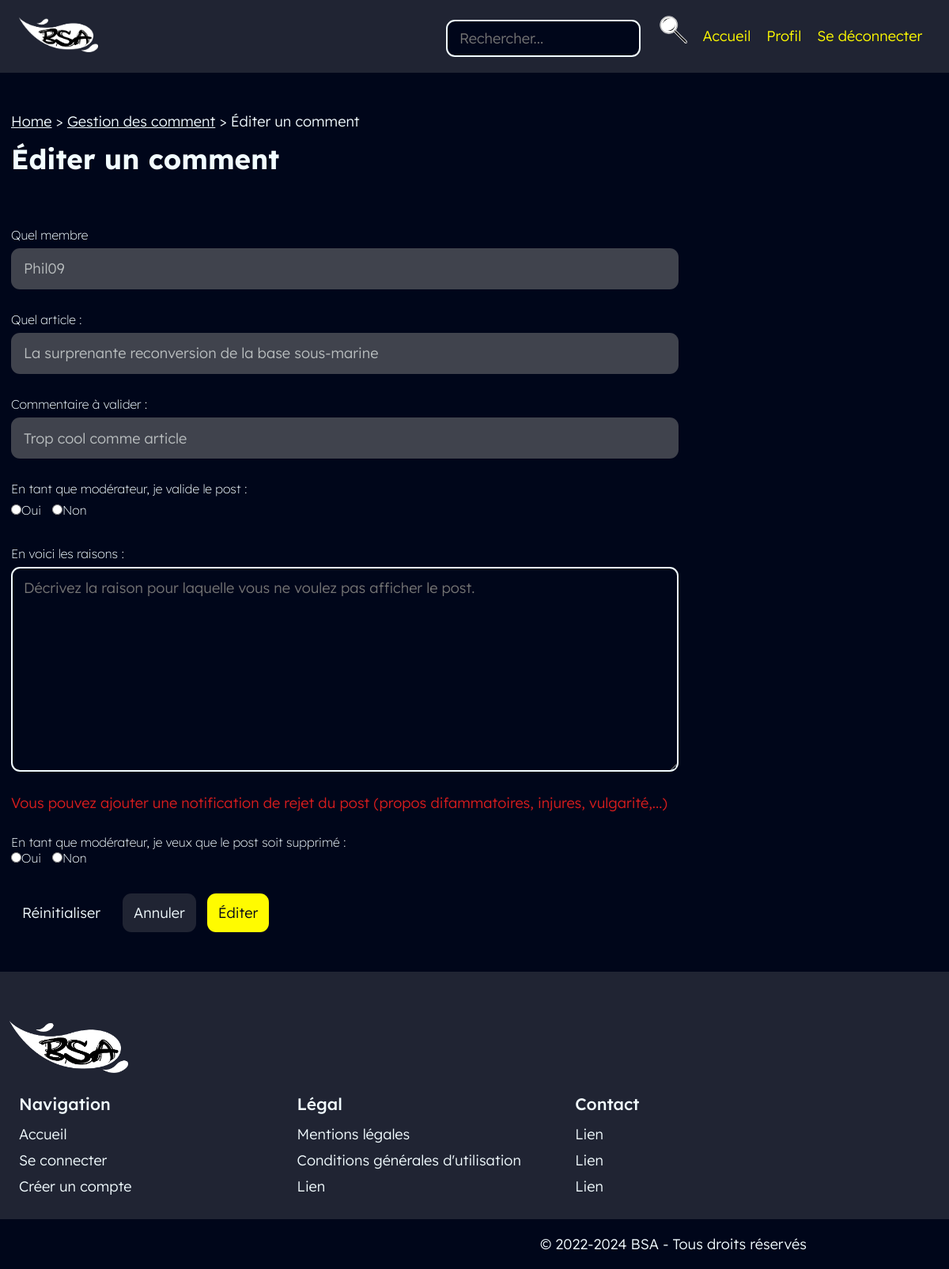
/back/comment/updateComment.php?idCom=1&idArt=1 (signed in), run on the app's committed database.
### tables this page shows
create table membre
(
   numMemb int(10) not null auto_increment,  
   prenomMemb varchar(70) not null,
   nomMemb varchar(70) not null,
   pseudoMemb varchar(70) not null,
   passMemb varchar(70) not null,
   eMailMemb varchar(100) not null,
   dtCreaMemb timestamp DEFAULT CURRENT_TIMESTAMP ON UPDATE CURRENT_TIMESTAMP,
   accordMemb bool DEFAULT TRUE,
   idStat int(5) not null,                   
   primary key (numMemb)
);

create table article
(
   numArt int(8) not null auto_increment,    
   dtCreArt timestamp DEFAULT CURRENT_TIMESTAMP ON UPDATE CURRENT_TIMESTAMP,	 
   libTitrArt varchar(100),	    
   libChapoArt text(500),			 
   libAccrochArt varchar(100),	 
   parag1Art text(1200),			 
   libSsTitr1Art varchar(100),	 
   parag2Art text(1200),			 
   libSsTitr2Art varchar(100),	 
   parag3Art text(1200),			 
   libConclArt text(800),			 
   urlPhotArt varchar(70),			 
   numAngl varchar(8) not null,	 
   numThem varchar(8) not null,	 
   primary key (numArt)
);

create table comment
(
   numSeqCom int(10) not null,     
   numArt int(8) not null,         
   dtCreCom timestamp DEFAULT CURRENT_TIMESTAMP,  
   libCom text(600) not null,      
   attModOK bool default false,    
   dtModCom timestamp,    
   notifComKOAff text(300) default null,  
   delLogiq bool default false,    
   numMemb int(10) not null,       
   primary key (numSeqCom, numArt)
);

### util/member.php (called while the page is built, shortened)
<?php
require_once __DIR__ . '/../class_crud/membre.class.php';
function getLoggedMemberOrFalse() {
    $monMembre = new membre();
    $loggedMember = false;
    if(isset($_SESSION['member_id'])) {
        $potentialMember = $monMembre->get_1Membre($_SESSION['member_id']);
        if($potentialMember) {
            $loggedMember = $potentialMember;
        }
    }
    return $loggedMember;
}
?>

### CLASS_CRUD/comment.class.php (called while the page is built, shortened)
<?php
require_once __DIR__ . './likecom.class.php';
class comment{
	function get_1Comment($numSeqCom, $numArt){
		global $db;
		$query = 	'SELECT comment.*, membre.pseudoMemb, SUM(likecom.likeC) AS nblike FROM comment
					JOIN membre ON comment.numMemb=membre.numMemb
					LEFT JOIN likecom ON likecom.numSeqCom=comment.numSeqCom WHERE (likecom.numArt=comment.numArt OR comment.numArt=?) AND comment.numSeqCom=?
					GROUP BY comment.numSeqCom;';
		$request = $db->prepare($query);
		$request->execute([$numArt, $numSeqCom]);
		$result = $request->fetch();
		if(isset($request)) {
			return($result);
		} else {
			throw new ErrorException('Comment not found');
		}
	}
}

### CLASS_CRUD/membre.class.php (called while the page is built, shortened)
<?php
require_once __DIR__ . '../../connect/database.php';
class membre{
	function get_1Membre($numMemb){
		global $db;
		$db->beginTransaction();
		try {
			$query = 'SELECT * FROM membre INNER JOIN statut ON membre.idStat=statut.idStat WHERE numMemb=?;';
			$request = $db->prepare($query);
			$request->execute([$numMemb]);
			$result = $request->fetch();
			$db->commit();
			if(isset($request)) {
				return($result);
			} else {
				throw new ErrorException('Member not found');
			}
		}
		catch (PDOException $e) {
			$db->rollBack();
			$request->closeCursor();
			die('Erreur insert membre : ' . $e->getMessage());
		}
	}
}

### CLASS_CRUD/article.class.php (called while the page is built, shortened)
<?php
require_once __DIR__ . '/../connect/database.php';
class article{
	function get_1Article($numArt){
		global $db;
		try {
			$query = 'SELECT article.*, SUM(likeart.likeA) AS nbLikes FROM article
					LEFT JOIN likeart ON likeart.numArt=article.numArt WHERE article.numArt=?
					GROUP BY article.numArt';
			$request = $db->prepare($query);
			$request->execute([$numArt]);
			$result = $request->fetch();
			if(isset($request)) {
				return($result);
			} else {
				throw new ErrorException('Article not found');
			}
		}
		catch (PDOException $e) {
			$db->rollBack();
			$request->closeCursor();
			die('Erreur get 1 membre : ' . $e->getMessage());
		}
	}
}

### back/comment/updateComment.php (the view, shortened to what this page needs)
<?php
$submitBtn = "Éditer";
$pageCrud = "comment";
$pagePrecedent = "./$pageCrud.php";
require_once __DIR__ . '/../../util/index.php';
require_once __DIR__ . '/../../class_crud/comment.class.php';
require_once __DIR__ . '/../../class_crud/article.class.php';
require_once __DIR__ . '/../../class_crud/membre.class.php';
$monComment = new comment();
$monArticle = new article();
include __DIR__ . '/initComment.php';
include __DIR__ . '/../../layouts/back/head.php';
    $comment = $monComment->get_1Comment($_GET['idCom'],$_GET['idArt']);
    $numMemb = $comment['numMemb'];
    $numArt = $comment['numArt'];
    $libCom = $comment['libCom'];
    $membre = $monMembre->get_1Membre($numMemb);
    $article = $monArticle->get_1Article($numArt);
?>
<form
    class="admin-form"
    method="POST"
    action="<?= htmlspecialchars($_SERVER['PHP_SELF']); ?>?idCom=<?=$_GET['idCom']?>&idArt=<?=$_GET['idArt']?>"
    enctype="multipart/form-data"
    accept-charset="UTF-8"
>
    <div class="field">
        <label for="pseudoMemb">Quel membre</label>
        <input disabled name="pseudoMemb" id="pseudoMemb" size="80" maxlength="80" value="<?= $membre['pseudoMemb']; ?>" />
    </div>
    <div class="field">
        <label for="libTitrArt">Quel article :</label>
        <input disabled name="libTitrArt" id="libTitrArt" size="80" maxlength="80" value="<?= $article['libTitrArt']; ?>" />
    </div>
    <div class="field">
        <label for="libCom">Commentaire à valider :</label>
        <input disabled name="libCom" value="<?=$libCom?>" id="libCom" size="80" maxlength="80" />
    </div>
    <div class="field">
        <label for="attModOK">En tant que modérateur, je valide le post :</label>
        <div class="controls">
            <label><input type="radio" name="attModOK" value="1" />Oui</label>
            <label><input type="radio" name="attModOK" value="0" />Non</label>
        </div>
    </div>
    <div class="field">
        <label for="notifComKOAff">En voici les raisons :</label>
        <div class="controls">
            <textarea name="notifComKOAff" id="notifComKOAff" rows="10" cols="70" tabindex="70" placeholder="Décrivez la raison pour laquelle vous ne voulez pas afficher le post." ><?= $notifComKOAff; ?></textarea>
        </div>
    </div>
    <small class="error">Vous pouvez ajouter une notification de rejet du post (propos difammatoires, injures, vulgarité,...)</small>
    <div>
        <label for="delLogiq">En tant que modérateur, je veux que le post soit supprimé :</label>
        <div class="controls">
            <label><input type="radio" name="delLogiq" value="on" />Oui</label>
            <label><input type="radio" name="delLogiq" value="off" />Non</label>
        </div>
    </div>
    <div class="controls">
        <a class="btn btn-lg btn-text" title="Réinitialiser" href="<?= htmlspecialchars($_SERVER['PHP_SELF']); ?>?idCom=<?=$_GET['idCom']?>&idArt=<?=$_GET['idArt']; ?>">Réinitialiser</a>
        <a class="btn btn-lg btn-secondary" title="Annuler" href="<?=$pagePrecedent ?>">Annuler</a>
        <input class="btn btn-lg" title="<?=$submitBtn?>" type="submit" value="<?=$submitBtn?>" />
    </div>
</form>
<?php require_once __DIR__ . '/../../layouts/back/foot.php'; ?>

### assets/css/var.css (style rules this page uses)
:root { font-size: 14px; --bg1: #00061A ; --bg2: #202433 ; --bg3: #40434D ; --p1: #F2FCFF ; --p2: #D5DDDF ; --p3:#B9BEBF ; --i:#FFFB00 ; --g1:#2F23D6 ; --g2:#4AC5E8 ; --g3:#D91D1D ; --g4:#EE7C0B ; --g5:#05C323 ; --g6:#EC03E5 ; --gFocus: #9da3f5; --h1: 400 6rem 'a Attack Graffiti', sans-serif; --h2: 700 2.5rem "Lexend Deca", sans-serif; --h3: 600 1.75rem "Lexend Deca", sans-serif; --h4: 500 1.5rem "Lexend Deca", sans-serif; --p: 300 1.3rem "Lexend Deca", sans-serif; --label: 200 1.125rem "Lexend Deca", sans-serif; --rounded-md: 0.6rem; --rounded-lg: 0.8rem; }

### assets/css/master.css (style rules this page uses)
body { background-color: var(--bg1); color: var(--p1); position: relative; width: 100%; }
* { box-sizing: border-box; margin: 0; padding: 0; background: var(--background); color: var(--color); outline: 0px solid transparent; }
input, select, textarea, .input { padding: 0.9rem 1rem; border-radius: var(--rounded-lg); border: 2px solid var(--p1); font: var(--p); }
textarea { display: block; -webkit-box-sizing: border-box; -moz-box-sizing: border-box; box-sizing: border-box; width: 100%; }
input[type="submit" i], input[type="button" i], input[type="submit"], input[type="button"] { border: none; cursor: pointer; }
textarea[disabled], select[disabled], input[disabled], .input[disabled] { --background: var(--bg3); --color: var(--p3); border-color: transparent; }
.btn { --color: var(--bg1); --background: var(--i); text-decoration: none; font: var(--p); display: inline-block; text-align: center; cursor: pointer; border: none; transition: transform .2s, outline .2s; }
.btn.btn-lg { padding: 0.9rem 1rem; border-radius: var(--rounded-lg); }
.btn.btn-text { --background: transparent; --color: var(--p1); }
.btn.btn-secondary { --background: var(--bg2); --color: var(--p1); }
label, .font-label { font: var(--label); }
label { margin-bottom: 0.5rem; }

### assets/css/admin.css (style rules this page uses)
.admin-form { display: flex; flex-direction: column; gap: 2rem; align-items: flex-start; justify-content: flex-start; }
.admin-form .field { position: relative; width: 100%; display: flex; flex: 1; flex-direction: column; align-items: flex-start; }
.admin-form .field > * { display: block; position: relative; max-width: 100%; flex: 1; width: 100% !important; }
.admin-form .controls { display: flex; flex-flow: row wrap; gap: 1rem; }
.error { font: var(--p); color: var(--g3); }

### data on the page
membre: pseudoMemb "Phil09"
article: libTitrArt "La surprenante reconversion de la base sous-marine"
comment: libCom "Trop cool comme article"

### other printed values
$navItemLabel "Home"
$navItemLabel "Gestion des comment"
$navItemLabel "Éditer un comment"
$pageTitle "Éditer un comment"
